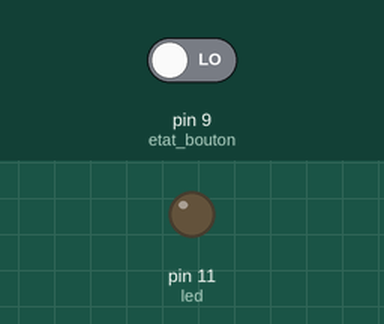
A sketch run on a simulated Arduino Uno, built with avr-gcc and run on an emulated ATmega328P. Parts: output pins drawn as LEDs (lit = HIGH). Inputs (shaded band) come from the test bench; at power-on: pin 9 (etat_bouton) LOW.

Above: at 1.2 s.
1.3 s: pin 9 (etat_bouton) driven HIGH
At 2.8 s:
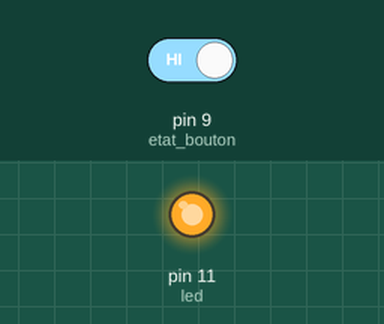
Timing chart, 0 to 10.3 s (numbered marks = the images above; inputs shaded):
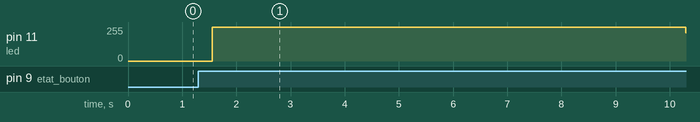

Measured:
- after the input at 1.3 s, pin 11 (led): 0/255 → 255/255 after 0.26 s, → 211/255 8.7 s later

The sketch:

bouton_poussoir_vers_led_couloir.ino
```cpp
int led = 11; // la LED est branchée sur la broche 11
int etat_bouton = 9; // le bouton est branché sur le broche 9
int bouton; // variable qui accueillera l'etat du bouton
int i;

void setup() {
  pinMode(etat_bouton, INPUT); // Reglage de la broche du bouton en tant qu'entrée
  pinMode(led, OUTPUT); // Reglage de la broche qui acceille la LED en tant que sortie
}

void loop() {

  bouton = digitalRead(etat_bouton);

  if (bouton == HIGH) { // Compare la valeur bouton a la valeur HIGH pour voir si elles sont égales

    for (i=0;i<255;i=i+1){
    analogWrite(led, i);
    delay(1);
    }

    digitalWrite(led, HIGH);

   delay(2000);

    for (i=255;i>0;i=i-1){
    analogWrite(led, i);
    delay(4);
    }

  } else {
    digitalWrite(led, LOW); // Sinon on excecute ce qui se situe dans le bloc qui se situe juste apres le mot "else"
  }
}
```
